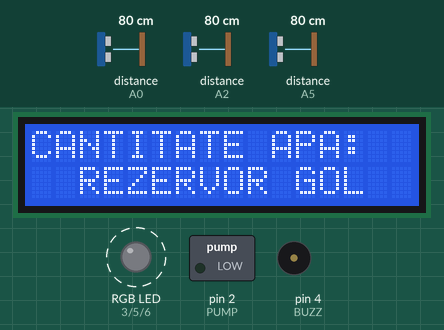
Simulated run of this sketch. Board: Arduino Uno, built with avr-gcc and run on an emulated ATmega328P. On the bench: 16×2 character LCD, switched loads named in the sketch (green lamp = pin HIGH), an RGB LED mixed from three pins (HIGH = lit), buzzer (waves = sounding). Wiring (inferred from the names in the program): 3 × ultrasonic range finder: trigger A1, echo A0 / trigger A3, echo A2 / trigger A4, echo A5. Dashed ring = blinking. Inputs (shaded band) come from the test bench; at power-on: distance to the obstacle (sensors on A2, A0, A5) 80 cm. The echo pulse lasts 58.3 µs per cm; dim RGB values are drawn brighter than linear; pins used as bus, display or sensor lines are not drawn.

Above: at 1.2 s.
1.3 s: distance to the obstacle (sensor on A2) set to 25 cm
At 2.41 s:
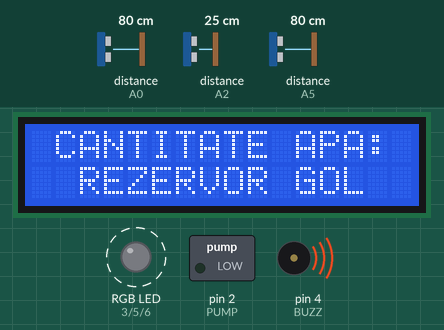
8.2 s: distance to the obstacle (sensor on A2) set to 20 cm
At 9.5 s:
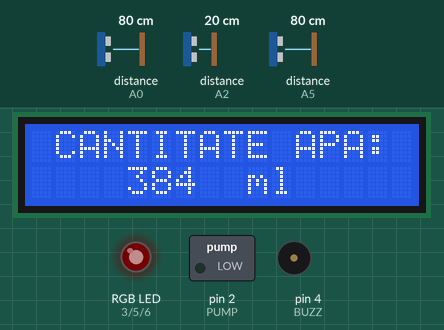
11.2 s: distance to the obstacle (sensor on A0) set to 10 cm
14.2 s: distance to the obstacle (sensor on A0) set to 7 cm
At 15.1 s:
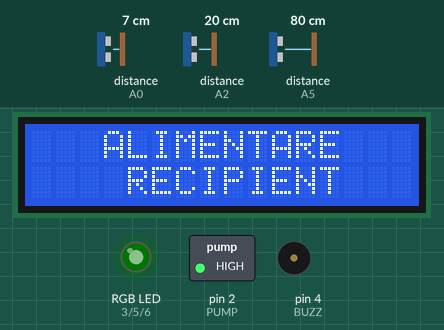
17.2 s: distance to the obstacle (sensor on A5) set to 6 cm
20.2 s: distance to the obstacle (sensor on A5) set to 3 cm
At 21.6 s:
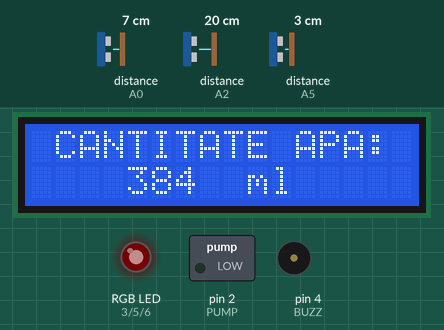
Timing chart, 0 to 23.2 s (numbered marks = the images above; inputs shaded):
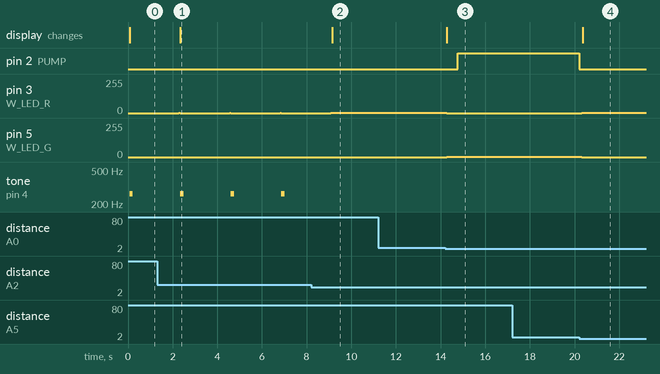

The sketch:

main.ino
```cpp
#include <LiquidCrystal.h>

// Ultrasonic sensor signal pins definitions
#define ECHO_SENS1 A2  // ultrasonic sensor output signal
#define TRIG_SENS1 A3  // ultrasonic sensor input signal
#define ECHO_SENS2 A5  // ultrasonic sensor output signal
#define TRIG_SENS2 A4  // ultrasonic sensor input signal
#define W_LED_R 3      // operating LED of the device
#define W_LED_G 5      // LED indicating active pump operation
#define W_LED_B 6      // blue LED
#define BUZZ 4         // pin for buzzer
#define GLASS_ECHO_SENS A0 // glass sensor output signal
#define GLASS_TRIG_SENS A1 // glass sensor input signal
#define PUMP 2         // water pump pin

LiquidCrystal lcd(7, 8, 9, 10, 11, 12);

// UNIT OF MEASUREMENT: centimeters
// SENSOR ERROR: 3mm = 0.3cm

long duration;       // sensor reading
float distance;      // distance from sensor to water level
float distance2;     // distance from sensor when the glass is being filled
int volume;          // current water volume in ml and previous volume

const float min_dist = 3;       // minimum distance until the glass is filled
const float dist_glass = 7;     // activation distance when the glass is in the filling area
const float min_water = 3;      // minimum water level required to activate the empty reservoir warning
const float bottle_height = 23; // cm, height of the bottle
const float bottle_width = 8;   // cm, side of the bottle (square)
const float sens_dist = 2;      // cm, distance at which the sensor is placed
const float sens_error =  0.3;  // cm, sensor error
float water_lvl;              // cm of water in the bottle

void setup() {
  pinMode(TRIG_SENS1, OUTPUT);
  pinMode(ECHO_SENS1, INPUT);
  pinMode(TRIG_SENS2, OUTPUT);
  pinMode(ECHO_SENS2, INPUT);        // -> PIN ASSIGNMENT
  pinMode(W_LED_R, OUTPUT);
  pinMode(W_LED_G, OUTPUT);
  pinMode(W_LED_B, OUTPUT);
  pinMode(BUZZ, OUTPUT);
  pinMode(GLASS_TRIG_SENS, OUTPUT);
  pinMode(GLASS_ECHO_SENS, INPUT);
  pinMode(PUMP, OUTPUT);
  Serial.begin(9600);
  lcd.begin(16, 2);     // TURN ON SCREEN
  lcd.print("CANTITATE APA: "); // DISPLAY INITIAL MESSAGE ("WATER AMOUNT:")
}

long readUltrasonicDistance(int triggerPin, int echoPin) {
  digitalWrite(triggerPin, LOW);
  delayMicroseconds(2);
  digitalWrite(triggerPin, HIGH); // allow the sensor to read the distance for 15 µs
  delayMicroseconds(15);
  digitalWrite(triggerPin, LOW);
  return pulseIn(echoPin, HIGH);  // return the measured distance
}

void loop() {
  duration = readUltrasonicDistance(TRIG_SENS1, ECHO_SENS1); // read sensors
  distance = duration / 58; // calculate distance in cm
  water_lvl = bottle_height - (distance - sens_dist); // current water level in the bottle
  volume = bottle_width * bottle_width * water_lvl; // water volume in ml (conversion: cm³ = ml)
  // volume = area * height (area = side * side)

  // Check water level
  if (water_lvl <= min_water) {
    lcd.setCursor(0, 1);
    lcd.print("  REZERVOR GOL   "); // "RESERVOIR EMPTY"
    analogWrite(W_LED_R, LOW);     // turn off RED LED
    tone(BUZZ, 262, 150);
    delay(2000);
    noTone(BUZZ);
  } else if (water_lvl < bottle_height - sens_error) {
    analogWrite(W_LED_R, HIGH); // turn on RED LED
    lcd.setCursor(0, 1);
    lcd.print("    ");
    lcd.print(volume);
    lcd.print("  ml     ");
  } else {
    lcd.setCursor(0, 1);
    lcd.print("  REZERVOR PLIN"); // "RESERVOIR FULL"
    analogWrite(W_LED_R, HIGH); // turn on RED LED
  }
  delay(100);  // short delay to prevent abrupt calculations

  duration = readUltrasonicDistance(GLASS_TRIG_SENS, GLASS_ECHO_SENS); // read the glass sensor
  distance = duration / 58;

  duration = readUltrasonicDistance(TRIG_SENS2, ECHO_SENS2);
  distance2 = duration / 58;

  while ((distance <= dist_glass) && (water_lvl > sens_error + min_water) && (distance2 > min_dist)) {
    analogWrite(W_LED_R, LOW); // turn off red LED
    lcd.setCursor(0, 0);
    lcd.print("   ALIMENTARE   "); // "REFILLING"
    lcd.setCursor(0, 1);
    lcd.print("    RECIPIENT       "); // "CONTAINER"
    analogWrite(W_LED_G, HIGH); // GREEN LED indicates pump operation
    delay(500);
    digitalWrite(PUMP, HIGH);   // start pump
    delay(150);

    duration = readUltrasonicDistance(TRIG_SENS1, ECHO_SENS1); // read sensors
    distance = duration / 58; // calculate distance
    water_lvl = bottle_height - (distance - sens_dist); // update current water level

    duration = readUltrasonicDistance(GLASS_TRIG_SENS, GLASS_ECHO_SENS); // read glass sensor
    distance = duration / 58;

    duration = readUltrasonicDistance(TRIG_SENS2, ECHO_SENS2);
    distance2 = duration / 58;
  }

  digitalWrite(PUMP, LOW); // stop pump
  delay(100);
  analogWrite(W_LED_G, LOW); // turn off green LED
  analogWrite(W_LED_R, HIGH); // turn on red LED - DEVICE OPERATIONAL
  lcd.setCursor(0, 0);
  delay(50);
  lcd.print(" CANTITATE APA: "); // reset the screen with the message "WATER AMOUNT:"
}
```

Measured:
- the behaviour switches between 23 and 22 cm on distance to the obstacle (sensor on A2) (found by bisection; images 1 and 2)
- the behaviour switches between 9 and 8 cm on distance to the obstacle (sensor on A0) (found by bisection; images 2 and 3)
- the behaviour switches between 5 and 4 cm on distance to the obstacle (sensor on A5) (found by bisection; images 3 and 4)
- after the input at 8.2 s, pin 3 (W_LED_R): goes on until 9.1 s, then stays 1/255; tone on pin 4 (BUZZ): stays silent (without the input it goes to 262 Hz after 0.94 s); the display: changes after 0.94 s (image 2)
- after the input at 11.2 s, every drawn part: stays the same
- after the input at 14.2 s, pin 2 (PUMP): LOW → HIGH after 0.57 s; pin 3 (W_LED_R): 1/255 → 0/255 after 0.07 s; pin 5 (W_LED_G): 0/255 → 1/255 after 0.07 s; the display: changes after 0.07 s (image 3)
- after the input at 17.2 s, every drawn part: stays the same
- after the input at 20.2 s, pin 2 (PUMP): HIGH → LOW at once; pin 3 (W_LED_R): 0/255 → 1/255 after 0.11 s; pin 5 (W_LED_G): 1/255 → 0/255 after 0.11 s; the display: first changes after 0.17 s (image 4 shows a later state)
- by itself, pin 3 (W_LED_R): alternates 1/255 for 0.06 s and 0/255 for 2.2 s
- by itself, tone on pin 4 (BUZZ): alternates 262 Hz for 0.15 s and silent for 2.1 s
